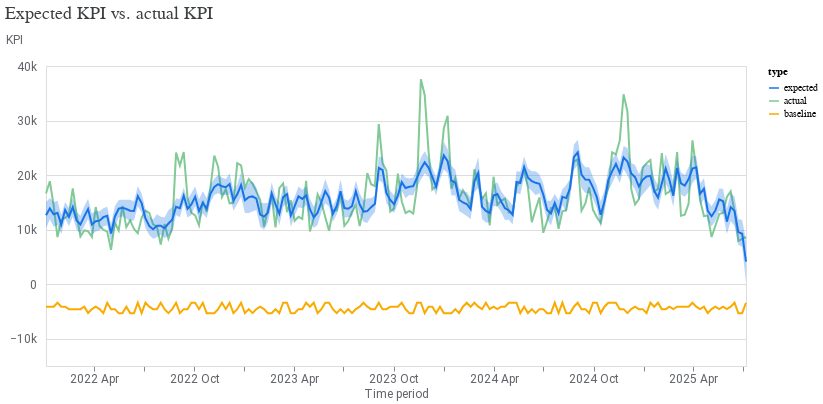

Notebook code for this chart:
### Code cell
model_fit = visualizer.ModelFit(mmm)
model_fit.plot_model_fit()

### Figure 1 — Vega-Lite specification as saved in the notebook (floating-point values rounded to 4 significant figures; data arrays with more than 128 entries replaced by an {"elided": "..."} marker saying what was removed)
{"config": {"view": {"continuousWidth": 300, "continuousHeight": 300}, "axis": {"labelColor": "#5F6368", "labelFont": "Roboto", "labelFontSize": 12, "titleColor": "#5F6368", "titleFont": "Roboto", "titleFontSize": 12, "titleFontWeight": "normal"}}, "layer": [{"mark": {"type": "line"}, "encoding": {"color": {"field": "type", "scale": {"domain": ["expected", "actual", "baseline"], "range": ["#1A73E8", "#81C995", "#F9AB00"]}, "type": "nominal"}, "x": {"axis": {"domainColor": "#DADCE0", "format": "%Y %b", "grid": false, "tickCount": 8}, "field": "time", "title": "Time period", "type": "temporal"}, "y": {"axis": {"domain": false, "labelExpr": "replace(format(datum.value, '.3~s'), 'G', 'B')", "labelPadding": 10, "tickCount": 5, "ticks": false, "titleAlign": "left", "titleAngle": 0, "titleY": -20}, "field": "mean", "title": "KPI", "type": "quantitative"}}}, {"mark": {"type": "area", "opacity": 0.3}, "encoding": {"color": {"field": "type", "legend": null, "scale": {"domain": ["expected"], "range": ["#1A73E8"]}, "type": "nominal"}, "x": {"field": "time", "type": "temporal"}, "y": {"field": "ci_hi", "type": "quantitative"}, "y2": {"field": "ci_lo"}}}], "data": {"name": "data-8cf5bb761380f0fae127bb7a70062489"}, "resolve": {"scale": {"color": "independent"}}, "title": {"text": "Expected KPI vs. actual KPI", "anchor": "start", "color": "#3C4043", "font": "Google Sans Display", "fontSize": 18, "fontWeight": "normal", "offset": 10}, "width": 700, "$schema": "https://vega.github.io/schema/vega-lite/v5.20.1.json", "datasets": {"data-8cf5bb761380f0fae127bb7a70062489": {"elided": "552 records"}}}
